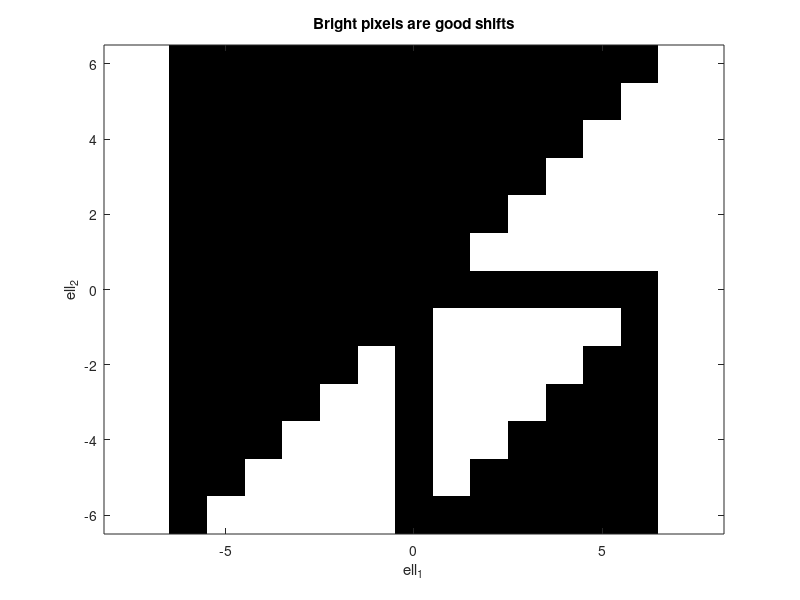

Source code (MATLAB): (Note: this script raises an error after producing the figure.)
% See notes April 12, 2018
clear;
% close all;
clc;

figure(1);
clf;

L = 7;
range = -(L-1) : (L-1);
[ell2, ell1] = ndgrid(range);

% Start by keeping only shifts such that all three signals overlap
M = (abs(ell2 - ell1) <= (L-1));

% Reject biased terms
M = M & (ell1 ~= 0);
M = M & (ell2 ~= 0);
M = M & (ell1 ~= ell2);

% Reject symmetry (ell1, ell2) ~ (ell2, ell1)
M = M & (ell1 >= ell2);

% Identify further symmetries (seems there are none: see printed list at command prompt)
%{
for a = 1:(2*L-1)
    for b = (2*L-1)
        l1 = ell1(a, b);
        l2 = ell2(a, b);
        ind = find( ell1 == -l1 & ell2 == l2 - l1 );
        if ~isempty(ind)
            [c, d] = ind2sub(size(M), ind);
            if M(a, b) && M(c, d)
                fprintf('(%d, %d) ~ (%d, %d)\n', l1, l2, -l1, l2-l1);
            end
        end
    end
end
%}

imagesc(range, range, M);
axis equal; axis tight;
colormap gray;
set(gca, 'YDir', 'normal');
xlabel('ell_1');
ylabel('ell_2');
title('Bright pixels are good shifts');


% Are these unique? No:

z = randn(L, 1);
list2 = (1:(L-1))';
list3 = zeros(nnz(M), 2);
k = 0;
for k1 = 1 : (2*L-1)
    for k2 = 1 : (2*L-1)
        if M(k1, k2)
            k = k + 1;
            list3(k, :) = [ell1(k1, k2), ell2(k1, k2)];
        end
    end
end
[M1, M2, M3] = moments_from_data_no_debias_1D(z, list2, list3);

% Write in the picture which moments are the same (they get the same number)
hold all;
[A, B, C] = uniquetol(M3, 1e-8);
for k = 1 : length(C)
    ll = list3(k, :);
    text(ll(1), ll(2), num2str(C(k)));
end


% numel(uniquetol(M2, 1e-8))
% numel(M2)
% 
% numel(uniquetol(M3, 1e-8))
% numel(M3)
